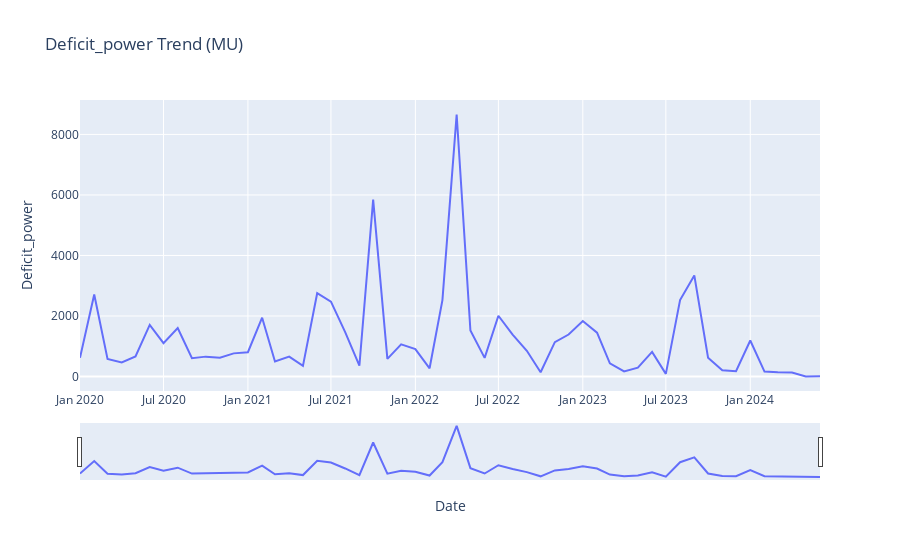

The notebook cell saved with this chart:
### Markdown cell above
# **Demand increasing over time**

### Code cell
import plotly.express as px
fig = px.line(India_Power_demand_peak, x="Date", y='Deficit_power',title="Deficit_power Trend (MU)")
fig.update_xaxes(rangeslider_visible=True)
fig.show()
